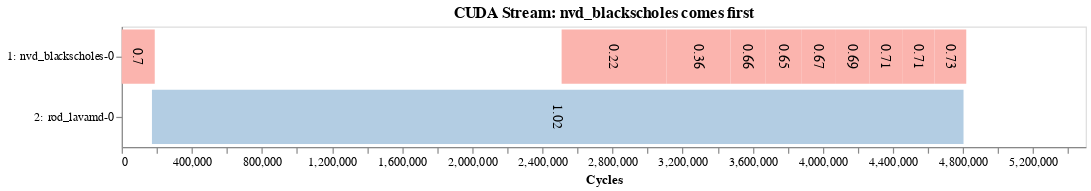
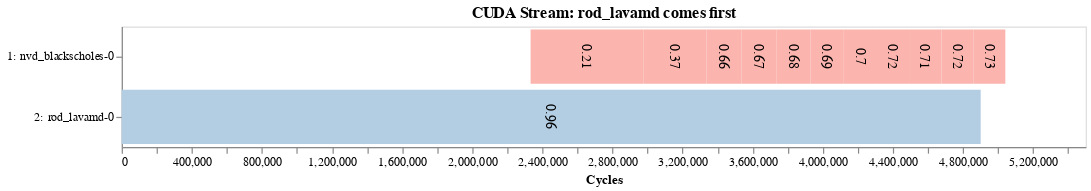
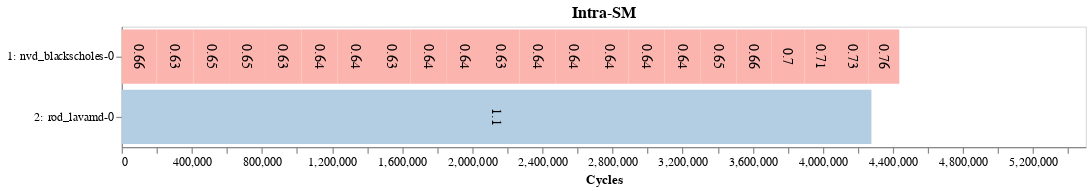

The notebook cell saved with these charts, in order:
### Code cell
apps = ['nvd_blackscholes-0', 'rod_lavamd-0']
pair_str = 'nvd_blackscholes-0-rod_lavamd-0'

width=800
xlim = 5200000

gen_altair.draw_timeline_from_console(pair_str, 's1.txt', 
                                      title="CUDA Stream: nvd_blackscholes comes first", width=width, xmax=xlim).display()
gen_altair.draw_timeline_from_console(pair_str, 's2.txt', 
                                      title="CUDA Stream: rod_lavamd comes first", width=width, xmax=xlim).display()
print("nvd_blackscholes-0: 16 CTAs/SM => 100% thread slots")
print("rod_lavamd-0: 9 CTAs/SM => 98% register usage")

gen_altair.draw_timeline_from_console(pair_str, 'intra.txt', 
                                      title="Intra-SM", width=width, xmax=xlim).display()
print("nvd_blackscholes-0: 6 CTAs/SM")
print("rod_lavamd-0: 6 CTAs/SM")

### Figure 1 — Vega-Lite specification as saved in the notebook (floating-point values rounded to 4 significant figures)
{"config": {"view": {"continuousWidth": 400, "continuousHeight": 300}, "axis": {"grid": false}, "header": {"titleColor": "black", "titleFontSize": 14}}, "layer": [{"mark": "bar", "encoding": {"color": {"type": "nominal", "field": "kernel", "legend": null, "scale": {"scheme": "pastel1"}}, "x": {"type": "quantitative", "field": "start", "scale": {"domain": [0, 5200000]}, "title": "Cycles"}, "x2": {"field": "end"}, "y": {"type": "nominal", "field": "stream", "sort": null}}, "height": 100, "title": "CUDA Stream: nvd_blackscholes comes first", "width": 800}, {"mark": {"type": "text", "align": "center", "angle": 90, "baseline": "middle", "color": "black", "fontSize": 12}, "encoding": {"text": {"type": "quantitative", "field": "norm"}, "x": {"type": "quantitative", "field": "position"}, "y": {"type": "nominal", "field": "stream", "sort": "ascending", "title": null}}}], "data": {"name": "data-db0dad4ecce5c177e5688ab262272f46"}, "$schema": "https://vega.github.io/schema/vega-lite/v4.8.1.json", "datasets": {"data-db0dad4ecce5c177e5688ab262272f46": [{"end": 188549, "kernel": "_Z15BlackScholesGPUP6float2S0_S0_S0_S0_ffi", "norm": 0.7, "position": 94280.0, "start": 1, "stream": "1: nvd_blackscholes-0"}, {"end": 3108876, "kernel": "_Z15BlackScholesGPUP6float2S0_S0_S0_S0_ffi", "norm": 0.22, "position": 2809000.0, "start": 2509873, "stream": "1: nvd_blackscholes-0"}, {"end": 3473116, "kernel": "_Z15BlackScholesGPUP6float2S0_S0_S0_S0_ffi", "norm": 0.36, "position": 3291000.0, "start": 3108880, "stream": "1: nvd_blackscholes-0"}, {"end": 3674686, "kernel": "_Z15BlackScholesGPUP6float2S0_S0_S0_S0_ffi", "norm": 0.66, "position": 3574000.0, "start": 3473119, "stream": "1: nvd_blackscholes-0"}, {"end": 3876786, "kernel": "_Z15BlackScholesGPUP6float2S0_S0_S0_S0_ffi", "norm": 0.65, "position": 3776000.0, "start": 3674689, "stream": "1: nvd_blackscholes-0"}, {"end": 4074829, "kernel": "_Z15BlackScholesGPUP6float2S0_S0_S0_S0_ffi", "norm": 0.67, "position": 3976000.0, "start": 3876789, "stream": "1: nvd_blackscholes-0"}, {"end": 4265398, "kernel": "_Z15BlackScholesGPUP6float2S0_S0_S0_S0_ffi", "norm": 0.69, "position": 4170000.0, "start": 4074832, "stream": "1: nvd_blackscholes-0"}, {"end": 4452779, "kernel": "_Z15BlackScholesGPUP6float2S0_S0_S0_S0_ffi", "norm": 0.71, "position": 4359000.0, "start": 4265403, "stream": "1: nvd_blackscholes-0"}, {"end": 4638285, "kernel": "_Z15BlackScholesGPUP6float2S0_S0_S0_S0_ffi", "norm": 0.71, "position": 4546000.0, "start": 4452784, "stream": "1: nvd_blackscholes-0"}, {"end": 4802888, "kernel": "_Z15kernel_gpu_cuda7par_str7dim_strP7box_strP11FOUR_VECTORPdS4_", "norm": 1.02, "position": 2488000.0, "start": 172531, "stream": "2: rod_lavamd-0"}, {"end": 4818501, "kernel": "_Z15BlackScholesGPUP6float2S0_S0_S0_S0_ffi", "norm": 0.73, "position": 4728000.0, "start": 4638298, "stream": "1: nvd_blackscholes-0"}]}}

### Figure 2 — Vega-Lite specification as saved in the notebook (floating-point values rounded to 4 significant figures)
{"config": {"view": {"continuousWidth": 400, "continuousHeight": 300}, "axis": {"grid": false}, "header": {"titleColor": "black", "titleFontSize": 14}}, "layer": [{"mark": "bar", "encoding": {"color": {"type": "nominal", "field": "kernel", "legend": null, "scale": {"scheme": "pastel1"}}, "x": {"type": "quantitative", "field": "start", "scale": {"domain": [0, 5200000]}, "title": "Cycles"}, "x2": {"field": "end"}, "y": {"type": "nominal", "field": "stream", "sort": null}}, "height": 100, "title": "CUDA Stream: rod_lavamd comes first", "width": 800}, {"mark": {"type": "text", "align": "center", "angle": 90, "baseline": "middle", "color": "black", "fontSize": 12}, "encoding": {"text": {"type": "quantitative", "field": "norm"}, "x": {"type": "quantitative", "field": "position"}, "y": {"type": "nominal", "field": "stream", "sort": "ascending", "title": null}}}], "data": {"name": "data-9b840892e7bfaf3ff789856bff4a3acf"}, "$schema": "https://vega.github.io/schema/vega-lite/v4.8.1.json", "datasets": {"data-9b840892e7bfaf3ff789856bff4a3acf": [{"end": 2975854, "kernel": "_Z15BlackScholesGPUP6float2S0_S0_S0_S0_ffi", "norm": 0.21, "position": 2654000.0, "start": 2332932, "stream": "1: nvd_blackscholes-0"}, {"end": 3337181, "kernel": "_Z15BlackScholesGPUP6float2S0_S0_S0_S0_ffi", "norm": 0.37, "position": 3157000.0, "start": 2975857, "stream": "1: nvd_blackscholes-0"}, {"end": 3537094, "kernel": "_Z15BlackScholesGPUP6float2S0_S0_S0_S0_ffi", "norm": 0.66, "position": 3437000.0, "start": 3337185, "stream": "1: nvd_blackscholes-0"}, {"end": 3734585, "kernel": "_Z15BlackScholesGPUP6float2S0_S0_S0_S0_ffi", "norm": 0.67, "position": 3636000.0, "start": 3537099, "stream": "1: nvd_blackscholes-0"}, {"end": 3929258, "kernel": "_Z15BlackScholesGPUP6float2S0_S0_S0_S0_ffi", "norm": 0.68, "position": 3832000.0, "start": 3734588, "stream": "1: nvd_blackscholes-0"}, {"end": 4120014, "kernel": "_Z15BlackScholesGPUP6float2S0_S0_S0_S0_ffi", "norm": 0.69, "position": 4025000.0, "start": 3929262, "stream": "1: nvd_blackscholes-0"}, {"end": 4308978, "kernel": "_Z15BlackScholesGPUP6float2S0_S0_S0_S0_ffi", "norm": 0.7, "position": 4214000.0, "start": 4120018, "stream": "1: nvd_blackscholes-0"}, {"end": 4492069, "kernel": "_Z15BlackScholesGPUP6float2S0_S0_S0_S0_ffi", "norm": 0.72, "position": 4401000.0, "start": 4308984, "stream": "1: nvd_blackscholes-0"}, {"end": 4677136, "kernel": "_Z15BlackScholesGPUP6float2S0_S0_S0_S0_ffi", "norm": 0.71, "position": 4585000.0, "start": 4492076, "stream": "1: nvd_blackscholes-0"}, {"end": 4861136, "kernel": "_Z15BlackScholesGPUP6float2S0_S0_S0_S0_ffi", "norm": 0.72, "position": 4769000.0, "start": 4677144, "stream": "1: nvd_blackscholes-0"}, {"end": 4900848, "kernel": "_Z15kernel_gpu_cuda7par_str7dim_strP7box_strP11FOUR_VECTORPdS4_", "norm": 0.96, "position": 2450000.0, "start": 1, "stream": "2: rod_lavamd-0"}, {"end": 5041425, "kernel": "_Z15BlackScholesGPUP6float2S0_S0_S0_S0_ffi", "norm": 0.73, "position": 4951000.0, "start": 4861148, "stream": "1: nvd_blackscholes-0"}]}}

### Figure 3 — Vega-Lite specification as saved in the notebook (floating-point values rounded to 4 significant figures)
{"config": {"view": {"continuousWidth": 400, "continuousHeight": 300}, "axis": {"grid": false}, "header": {"titleColor": "black", "titleFontSize": 14}}, "layer": [{"mark": "bar", "encoding": {"color": {"type": "nominal", "field": "kernel", "legend": null, "scale": {"scheme": "pastel1"}}, "x": {"type": "quantitative", "field": "start", "scale": {"domain": [0, 5200000]}, "title": "Cycles"}, "x2": {"field": "end"}, "y": {"type": "nominal", "field": "stream", "sort": null}}, "height": 100, "title": "Intra-SM", "width": 800}, {"mark": {"type": "text", "align": "center", "angle": 90, "baseline": "middle", "color": "black", "fontSize": 12}, "encoding": {"text": {"type": "quantitative", "field": "norm"}, "x": {"type": "quantitative", "field": "position"}, "y": {"type": "nominal", "field": "stream", "sort": "ascending", "title": null}}}], "data": {"name": "data-f521beaa79ee060aa9afe65a4666a69f"}, "$schema": "https://vega.github.io/schema/vega-lite/v4.8.1.json", "datasets": {"data-f521beaa79ee060aa9afe65a4666a69f": [{"end": 198795, "kernel": "_Z15BlackScholesGPUP6float2S0_S0_S0_S0_ffi", "norm": 0.66, "position": 99400.0, "start": 1, "stream": "1: nvd_blackscholes-0"}, {"end": 409742, "kernel": "_Z15BlackScholesGPUP6float2S0_S0_S0_S0_ffi", "norm": 0.63, "position": 304300.0, "start": 198798, "stream": "1: nvd_blackscholes-0"}, {"end": 612888, "kernel": "_Z15BlackScholesGPUP6float2S0_S0_S0_S0_ffi", "norm": 0.65, "position": 511300.0, "start": 409745, "stream": "1: nvd_blackscholes-0"}, {"end": 817189, "kernel": "_Z15BlackScholesGPUP6float2S0_S0_S0_S0_ffi", "norm": 0.65, "position": 715000.0, "start": 612891, "stream": "1: nvd_blackscholes-0"}, {"end": 1026291, "kernel": "_Z15BlackScholesGPUP6float2S0_S0_S0_S0_ffi", "norm": 0.63, "position": 921700.0, "start": 817192, "stream": "1: nvd_blackscholes-0"}, {"end": 1232121, "kernel": "_Z15BlackScholesGPUP6float2S0_S0_S0_S0_ffi", "norm": 0.64, "position": 1129000.0, "start": 1026294, "stream": "1: nvd_blackscholes-0"}, {"end": 1439226, "kernel": "_Z15BlackScholesGPUP6float2S0_S0_S0_S0_ffi", "norm": 0.64, "position": 1336000.0, "start": 1232125, "stream": "1: nvd_blackscholes-0"}, {"end": 1648378, "kernel": "_Z15BlackScholesGPUP6float2S0_S0_S0_S0_ffi", "norm": 0.63, "position": 1544000.0, "start": 1439229, "stream": "1: nvd_blackscholes-0"}, {"end": 1854775, "kernel": "_Z15BlackScholesGPUP6float2S0_S0_S0_S0_ffi", "norm": 0.64, "position": 1752000.0, "start": 1648381, "stream": "1: nvd_blackscholes-0"}, {"end": 2061339, "kernel": "_Z15BlackScholesGPUP6float2S0_S0_S0_S0_ffi", "norm": 0.64, "position": 1958000.0, "start": 1854778, "stream": "1: nvd_blackscholes-0"}, {"end": 2269499, "kernel": "_Z15BlackScholesGPUP6float2S0_S0_S0_S0_ffi", "norm": 0.63, "position": 2165000.0, "start": 2061342, "stream": "1: nvd_blackscholes-0"}, {"end": 2476329, "kernel": "_Z15BlackScholesGPUP6float2S0_S0_S0_S0_ffi", "norm": 0.64, "position": 2373000.0, "start": 2269502, "stream": "1: nvd_blackscholes-0"}, {"end": 2683545, "kernel": "_Z15BlackScholesGPUP6float2S0_S0_S0_S0_ffi", "norm": 0.64, "position": 2580000.0, "start": 2476333, "stream": "1: nvd_blackscholes-0"}, {"end": 2891083, "kernel": "_Z15BlackScholesGPUP6float2S0_S0_S0_S0_ffi", "norm": 0.64, "position": 2787000.0, "start": 2683549, "stream": "1: nvd_blackscholes-0"}, {"end": 3097367, "kernel": "_Z15BlackScholesGPUP6float2S0_S0_S0_S0_ffi", "norm": 0.64, "position": 2994000.0, "start": 2891087, "stream": "1: nvd_blackscholes-0"}, {"end": 3303724, "kernel": "_Z15BlackScholesGPUP6float2S0_S0_S0_S0_ffi", "norm": 0.64, "position": 3201000.0, "start": 3097371, "stream": "1: nvd_blackscholes-0"}, {"end": 3506897, "kernel": "_Z15BlackScholesGPUP6float2S0_S0_S0_S0_ffi", "norm": 0.65, "position": 3405000.0, "start": 3303727, "stream": "1: nvd_blackscholes-0"}, {"end": 3705990, "kernel": "_Z15BlackScholesGPUP6float2S0_S0_S0_S0_ffi", "norm": 0.66, "position": 3606000.0, "start": 3506900, "stream": "1: nvd_blackscholes-0"}, {"end": 3895159, "kernel": "_Z15BlackScholesGPUP6float2S0_S0_S0_S0_ffi", "norm": 0.7, "position": 3801000.0, "start": 3705994, "stream": "1: nvd_blackscholes-0"}, {"end": 4081336, "kernel": "_Z15BlackScholesGPUP6float2S0_S0_S0_S0_ffi", "norm": 0.71, "position": 3988000.0, "start": 3895163, "stream": "1: nvd_blackscholes-0"}, {"end": 4261750, "kernel": "_Z15BlackScholesGPUP6float2S0_S0_S0_S0_ffi", "norm": 0.73, "position": 4172000.0, "start": 4081343, "stream": "1: nvd_blackscholes-0"}, {"end": 4277445, "kernel": "_Z15kernel_gpu_cuda7par_str7dim_strP7box_strP11FOUR_VECTORPdS4_", "norm": 1.1, "position": 2139000.0, "start": 13, "stream": "2: rod_lavamd-0"}, {"end": 4436558, "kernel": "_Z15BlackScholesGPUP6float2S0_S0_S0_S0_ffi", "norm": 0.76, "position": 4349000.0, "start": 4261765, "stream": "1: nvd_blackscholes-0"}]}}
